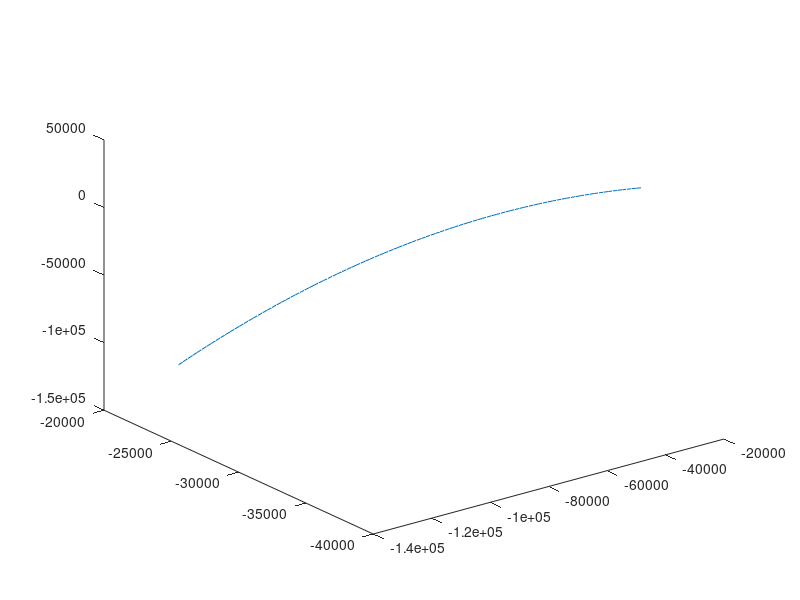

Here is the MATLAB script that generated this plot: (Note: this script raises an error after producing the figure.)
clear;
clc
close all;
%% Definição de constantes e coeficientes 

amostras=100;
t = linspace(-50000, 50000, amostras);


%elevaçao
randomz=0.005*(randn(1,amostras)-0.5);
%distancia
randomx=0.0005*(randn(1,amostras)-0.5);
%azimute
randomy=0.00009*(randn(1,amostras)-0.5);

random_other=randn(1,amostras);

%ponto de origem do inimigo
x0=50000*abs(random_other(3));
y0=50000*abs(random_other(4));
% z0=abs(500000*random_other(5));

% a=-1*abs(random_other(1));
% b=900000000000*abs(random_other(2));

c1=25255.51;
c2=-9.89e-6;
c3=-9.89e-6;


azimute=pi*random_other(6);
theta=random('Uniform',0,pi/4);
%% Gerando trajetorias parabolicas com implementação de ruido de distribuiçao normal (1,0)

x=t.*cos(azimute)-x0;
y=t.*sin(azimute)-y0;


%z = a*(x.^2+y.^2)+b+z0;
z=c1+c2*(x.^2+y.^2);
%z=tan(theta)*(x+y)+c3*((sec(theta))^2)*(x.^2+y.^2);


distancia_medida=sqrt(z.^2+x.^2+y.^2);

azimute_medido=atan2(y, x);

phi_medido=atan2(sqrt(x.^2 + y.^2), z)

%subplot(2,1,1)
plot3(x, y, z)

out1 = [x; y; z];
writematrix(out1, 'LabVIEW\Main Folder\adpteste.csv');

grid on
xlabel('x')
ylabel('y')
zlabel('z')


%% Plotando os gráficos



out = [distancia_medida; azimute_medido; phi_medido];
writematrix(out, 'LabVIEW\Main Folder\adppadrao.csv');


%% COlocando ruido

%distancia
for n=1:1:amostras
    distancia_medida1(n)=distancia_medida(n)+randomx(n);
 
end

%azimute 
for n=1:1:amostras
   azimute_medido1(n)=azimute_medido(n)+randomy(n);
 
end

%elevaçao
for n=1:1:amostras
    phi_medido1(n)=phi_medido(n)+randomz(n);
 
end

 zfinal=phi_medido1.*distancia_medida1;

%%

out1 = [distancia_medida1; azimute_medido1; phi_medido1];
writematrix(out1, 'LabVIEW\Main Folder\adp.csv');

%subplot(2,1,2)
%plot3(distancia_medida,azimute_medido1,phi_medido1);
